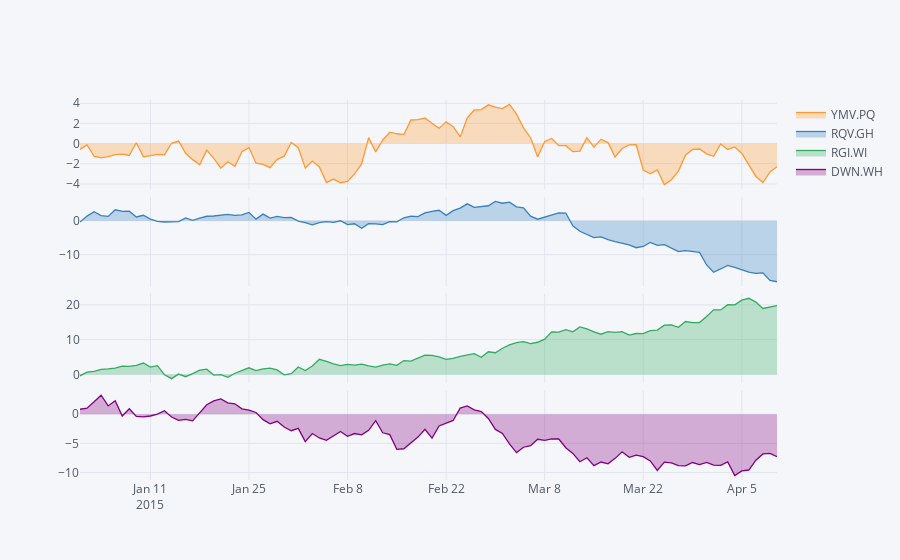

Notebook code for this chart:
### Code cell
df=cf.datagen.lines(4)
df.iplot(subplots=True,shape=(4,1),shared_xaxes=True,vertical_spacing=.02,fill=True)
